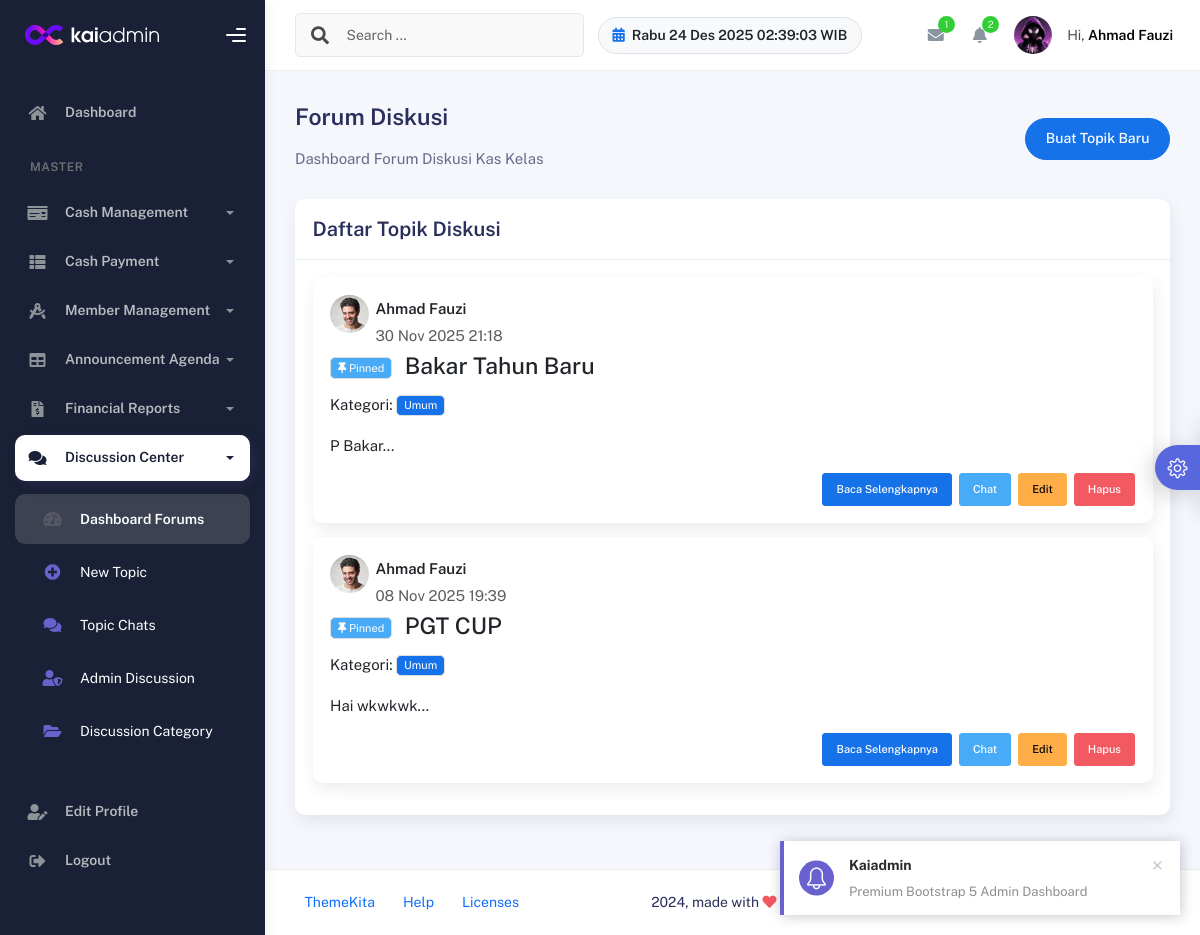
The app's page /operator/index_forum.php (signed in) with its own data.
### tables this page shows
CREATE TABLE `discussion_topics` (
  `id` int NOT NULL,
  `user_id` int NOT NULL,
  `category_id` int NOT NULL,
  `title` varchar(255) NOT NULL,
  `content` text NOT NULL,
  `is_pinned` tinyint(1) DEFAULT '0',
  `created_at` timestamp NULL DEFAULT CURRENT_TIMESTAMP,
  `updated_at` timestamp NULL DEFAULT CURRENT_TIMESTAMP ON UPDATE CURRENT_TIMESTAMP
);

CREATE TABLE `user` (
  `id_user` int NOT NULL,
  `nama_lengkap` varchar(100) NOT NULL,
  `username` varchar(50) NOT NULL,
  `password` varchar(255) NOT NULL,
  `role` enum('admin','operator','user') NOT NULL,
  `status` enum('aktif','nonaktif') DEFAULT 'aktif',
  `profile_picture` varchar(255) DEFAULT NULL,
  `created_at` timestamp NULL DEFAULT CURRENT_TIMESTAMP,
  `background_picture` varchar(255) DEFAULT NULL
);

CREATE TABLE `discussion_categories` (
  `id` int NOT NULL,
  `name` varchar(50) NOT NULL,
  `description` text,
  `created_at` timestamp NULL DEFAULT CURRENT_TIMESTAMP,
  `updated_at` timestamp NULL DEFAULT CURRENT_TIMESTAMP ON UPDATE CURRENT_TIMESTAMP
);

### operator/index_forum.php (the view, shortened to what this page needs)
<?php
include '../config/database.php';
$query_topics = "SELECT
                    dt.id,
                    dt.title,
                    dt.content,
                    dt.is_pinned,
                    dt.created_at,
                    dt.updated_at,
                    u.nama_lengkap AS author_name,
                    dc.name AS category_name,
                    dc.id AS category_id
                 FROM
                    discussion_topics dt
                 JOIN
                    user u ON dt.user_id = u.id_user
                 JOIN
                    discussion_categories dc ON dt.category_id = dc.id
                 ORDER BY
                    dt.is_pinned DESC, dt.created_at DESC";
$result_topics = mysqli_query($conn, $query_topics);
$topics = [];
if ($result_topics) {
    while ($row = mysqli_fetch_assoc($result_topics)) {
        $topics[] = $row;
    }
}
?>
<!DOCTYPE html>
<html lang="en">
<head>
    <link rel="stylesheet" href="../assets/css/bootstrap.min.css" />
    <link rel="stylesheet" href="../assets/css/plugins.min.css" />
    <link rel="stylesheet" href="../assets/css/kaiadmin.min.css" />
    <link rel="stylesheet" href="../assets/css/demo.css" />
</head>
<body>
    <div class="wrapper">
        <?php include 'layout_operator/sidebar.php'; ?>
        <div class="main-panel">
            <div class="main-header">
                <?php include 'layout_operator/navbar.php'; ?>
            </div>
            <div class="container">
                <div class="page-inner">
                    <div
                        class="d-flex align-items-left align-items-md-center flex-column flex-md-row pt-2 pb-4">
                        <div>
                            <h3 class="fw-bold mb-3">Forum Diskusi</h3>
                            <h6 class="op-7 mb-2">Dashboard Forum Diskusi Kas Kelas</h6>
                        </div>
                        <div class="ms-md-auto py-2 py-md-0">
                            <a href="create_topic.php" class="btn btn-primary btn-round">Buat Topik Baru</a>
                        </div>
                    </div>
                    <div class="row">
                        <div class="col-md-12">
                            <div class="card">
                                <div class="card-header">
                                    <div class="card-title">Daftar Topik Diskusi</div>
                                </div>
                                <div class="card-body">
                                    <?php if (empty($topics)) : ?>
                                        <p>Belum ada topik diskusi. Ayo mulai yang pertama!</p>
                                    <?php else : ?>
                                        <?php foreach ($topics as $topic) : ?>
                                            <div class="card card-post card-round mb-3">
                                                <div class="card-body">
                                                    <div class="d-flex">
                                                        <div class="avatar avatar-sm">
                                                            <img src="../assets/img/profile.jpg" alt="..." class="avatar-img rounded-circle">
                                                        </div>
                                                        <div class="info-post ms-2">
                                                            <p class="username"><?= htmlspecialchars($topic['author_name']) ?></p>
                                                            <p class="date text-muted"><?= date('d M Y H:i', strtotime($topic['created_at'])) ?></p>
                                                        </div>
                                                    </div>
                                                    <div class="post-content">
                                                        <h3 class="post-title">
                                                            <?php if ($topic['is_pinned']) : ?>
                                                                <span class="badge bg-info me-2"><i class="fa fa-thumbtack"></i> Pinned</span>
                                                            <?php endif; ?>
                                                            <a href="view_topic.php?id=<?= htmlspecialchars($topic['id']) ?>"><?= htmlspecialchars($topic['title']) ?></a>
                                                        </h3>
                                                        <p class="post-category">Kategori: <span class="badge bg-primary"><?= htmlspecialchars($topic['category_name']) ?></span></p>
                                                        <p class="post-text">
                                                            <?= substr(htmlspecialchars($topic['content']), 0, 10) ?>...
                                                        </p>
                                                        <div class="d-flex justify-content-end mt-3">
                                                            <a href="view_topic.php?id=<?= htmlspecialchars($topic['id']) ?>" class="btn btn-primary btn-sm me-2">Baca Selengkapnya</a>
                                                            <a href="my_discussion.php?topic_id=<?= htmlspecialchars($topic['id']) ?>" class="btn btn-info btn-sm me-2">Chat</a>
                                                            <button type="button" class="btn btn-warning btn-sm me-2"
                                                                data-bs-toggle="modal" data-bs-target="#editTopicModal"
                                                                data-id="<?= htmlspecialchars($topic['id']) ?>"
                                                                data-title="<?= htmlspecialchars($topic['title']) ?>"
                                                                data-content="<?= htmlspecialchars($topic['content']) ?>"
                                                                data-category-id="<?= htmlspecialchars($topic['category_id']) ?>"
                                                                data-is-pinned="<?= htmlspecialchars($topic['is_pinned']) ?>">
                                                                Edit
                                                            </button>
                                                            <button type="button" class="btn btn-danger btn-sm" onclick="deleteTopic(<?= htmlspecialchars($topic['id']) ?>)">
                                                                Hapus
                                                            </button>
                                                        </div>
                                                    </div>
                                                </div>
                                            </div>
                                        <?php endforeach; ?>
                                    <?php endif; ?>
                                </div>
                            </div>
                        </div>
                    </div>
                </div>
            </div>
            <?php include 'layout_operator/footer.php'; ?>
        </div>
    </div>
</body>
</html>

### records on screen
discussion_topics: user.nama_lengkap "Ahmad Fauzi", created_at "30 Nov 2025 21:18", is_pinned 1 (drawn), title "Bakar Tahun Baru", category.name "Umum", content "P Bakar"
discussion_topics: user.nama_lengkap "Ahmad Fauzi", created_at "08 Nov 2025 19:39", is_pinned 1 (drawn), title "PGT CUP", category.name "Umum", content "Hai wkwkwk"

### other values on screen
$message_total "1"
$notif_count "2"
$_SESSION['nama_lengkap'] "Ahmad Fauzi"
